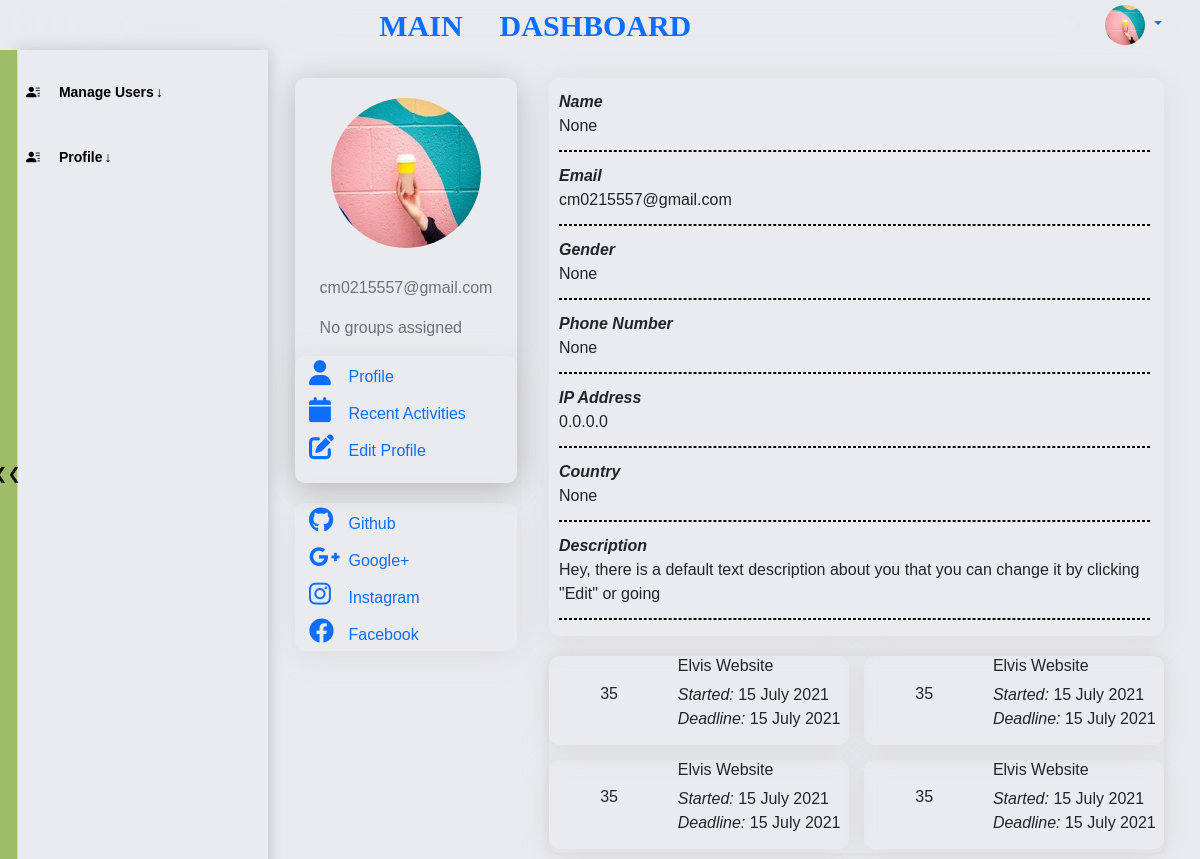
Screenshot of /user/profile/2/ (signed in) with the database file from the repository.
### users/models.py (models this page shows, shortened)
class User(AbstractBaseUser, PermissionsMixin):
    desc_text='Hey, there is a default text description about you that you can change it by clicking "Edit" or going'
    GENDER_CHOICES = (
        ('M', 'Male'),
        ('F', 'Female'),
        ('O', 'Other'),
    )
    u_id = models.IntegerField(default="12345", unique=True,)
    username = models.CharField(max_length=30, blank=True)
    first_name = models.CharField(max_length=30, blank=True)
    last_name = models.CharField(max_length=30, blank=True)
    email = models.EmailField(max_length=254, unique=True)
    phone_number = PhoneNumberField(null=True, blank=True)
    country= CountryField(blank=True)
    desc = models.TextField(default=desc_text, max_length=200, null=True)
    image = models.ImageField(default='default.jpg', upload_to='profile_pics')
    github = models.URLField(default='https://www.github.com/', max_length=1000, null=True, blank=True)
    facebook = models.URLField(default='https://www.facebook.com/', max_length=1000, null=True, blank=True)
    googleplus = models.URLField(default='https://www.google.com/', max_length=1000, null=True, blank=True)
    instagram = models.URLField(default='https://www.instagram.com/', max_length=1000, null=True, blank=True)
    gender = models.CharField(max_length=1, choices=GENDER_CHOICES, null=True, blank=True)
    ip_address = models.GenericIPAddressField(default="0.0.0.0")
    is_staff = models.BooleanField(default=False)
    is_superuser = models.BooleanField(default=False)
    is_active = models.BooleanField(default=True)
    last_login = models.DateTimeField(null=True, blank=True)
    date_joined = models.DateTimeField(auto_now_add=True)
    USERNAME_FIELD = 'u_id'
    REQUIRED_FIELDS = ['email']
    groups = models.ManyToManyField(
        'auth.Group',
        related_name='user_profiles_groups',
        blank=True,
        verbose_name='groups',
        help_text='The groups this user belongs to. A user will get all permissions granted to each of their groups.',
    )
    user_permissions = models.ManyToManyField(
        'auth.Permission',
        related_name='user_profiles_user_permissions',
        blank=True,
        verbose_name='user permissions',
        help_text='Specific permissions for this user.',
    )
    objects = CustomUserManager()

### users/admin_views/users_detail_views.py (the view)
# urls.py: path('user/profile/<int:user_id>/', user_detail, name='user_detail'),
@login_required
@permission_required('auth.view_user', raise_exception=True)
def user_detail(request, user_id):
    profile = get_object_or_404(User, id=user_id)
    full_name = f"{profile.first_name} {profile.last_name}" if profile.first_name or profile.last_name else "None"
    profile_data = {
        'Name': full_name,
        'Email': profile.email,
        'Gender': profile.gender,
        'Phone Number': profile.phone_number,
        'IP Address': profile.ip_address,
        'Country': profile.country,
        'Description': profile.desc,
    }
    for key, value in profile_data.items():
        if not value:
            profile_data[key] = "None"
    context={
        'profile_data': profile_data,
        'profile': profile,
        }
    return render(request, 'maindashboard/users_admin/user_detail2.html', context)

### users/context_processors.py (called while the page is built)
def user_info(request):
    if request.user.is_authenticated:
        user = User.objects.get(pk=request.user.pk)
    else:
        user = None
    return {'user_info': user}

### templates/maindashboard/users_admin/user_detail2.html (shortened to what this page needs)
{% extends 'maindashboard/dashboard_base.html'  %}
{% load static %}
{% block head %}
<link rel="stylesheet" href="{% static 'css/users/profile_home.css' %}" type="text/css">
<link rel="stylesheet" href="{% static 'css/users/profile.css' %}">
<link rel="stylesheet" href="{% static 'css/users/login.css' %}" type="text/css">
{% endblock head %}
{% block content %}
<section class="s2 profile">
  <div class=" profile-main  container-xl">
    {% include 'maindashboard/users_admin/user_sidebar.html' %}
    <section id="profile-info">
      <div class=" info-area container-xl">
        <div class=" info-area-s">
          <div class="user-details">
            <ul>
                {% for field, value in profile_data.items %}
              <li style=" margin-top: 10px; ">
                <i class=" U-fixed-details">{{ field }} </i>
                <span class="U-valiable-details">{{ value }}</span>
              </li>
              <hr class="hr-dashed">
              {% endfor %}
            </ul>
          </div>
          <div class="current-projects">
            <div class="current-areas">
              <div class="current-no">
                <p>35</p>
              </div>
              <div>
                <ul>
                  <li>
                    <h6>Elvis Website</h6>
                  </li>
                  <li>
                    <i>Started:</i>
                    <span>15 July 2021</span>
                  </li>
                  <li>
                    <i>Deadline:</i>
                    <span>15 July 2021</span>
                  </li>
                </ul>
              </div>
            </div>
            <div class="current-areas">
              <div>
                <p>35</p>
              </div>
              <div>
                <ul>
                  <li>
                    <h6>Elvis Website</h6>
                  </li>
                  <li>
                    <i>Started:</i>
                    <span>15 July 2021</span>
                  </li>
                  <li>
                    <i>Deadline:</i>
                    <span>15 July 2021</span>
                  </li>
                </ul>
              </div>
            </div>
            <div class="current-areas">
              <div>
                <p>35</p>
              </div>
              <div>
                <ul>
                  <li>
                    <h6>Elvis Website</h6>
                  </li>
                  <li>
                    <i>Started:</i>
                    <span>15 July 2021</span>
                  </li>
                  <li>
                    <i>Deadline:</i>
                    <span>15 July 2021</span>
                  </li>
                </ul>
              </div>
            </div>
            <div class="current-areas">
              <div>
                <p>35</p>
              </div>
              <div>
                <ul>
                  <li>
                    <h6>Elvis Website</h6>
                  </li>
                  <li>
                    <i>Started:</i>
                    <span>15 July 2021</span>
                  </li>
                  <li>
                    <i>Deadline:</i>
                    <span>15 July 2021</span>
                  </li>
                </ul>
              </div>
            </div>
          </div>
        </div>
      </div>
    </section>
  </div>
</section>
{% endblock content %}

### templates/maindashboard/dashboard_base.html (shortened to what this page needs)
{% load static %}
<!doctype html>
<html>
<head>
    {% block head %} {% endblock head %}
    <link rel="stylesheet" type="text/css"href="https://cdnjs.cloudflare.com/ajax/libs/font-awesome/6.2.0/css/all.min.css">
    <link href="https://cdn.jsdelivr.net/npm/bootstrap@5.3.1/dist/css/bootstrap.min.css" rel="stylesheet">
    <link rel="stylesheet" href="https://cdn.jsdelivr.net/npm/bootstrap-icons@1.10.5/font/bootstrap-icons.css">
    <link rel="stylesheet" href="{% static 'css/blogdashboard/style.css' %}">
    <link rel="stylesheet" href="{% static 'css/blogdashboard/dashboard_nav.css' %}">
    <link rel="stylesheet" href="{% static 'css/blogdashboard/dashboard_sidebar.css' %}">
    <link rel="stylesheet" href="{% static 'css/blogdashboard/dashboard_sidebar.css' %}">
    <link rel="stylesheet" href="{% static 'css/dashboard_all_pages.css' %}">
</head>
<body class="preload">
    <header class="header">
        <div id="logo">
            <div class="logo">
                <a href="{% url 'main_dashboard_home' %}">main dashboard</a>
            </div>
        </div>
        <div class="user nav-item dropdown">
            {% if user.is_authenticated %}
              <a class="dropdown-toggle" style="background:none; "id="dropdownMenuButton1" data-bs-toggle="dropdown" aria-expanded="false">
                    <img src="{{user_info.image.url}}" width="40" height="40" class="rounded-circle" alt="Avatar">
              </a>
            {% else %}
                <a href="{% url 'account_login' %}">
                    <span>Login</span>  </a>
            {%endif %}
        </div>
    </header>
    <main class="body-container containerl-xxl">
        <div class="item" id="side-bar">
            <div class="side__links">
                <div class="side__link dropdown">
                    <span class="dropdown-btn" aria-expanded="false">
                        <i class="bi bi-person-lines-fill"></i>
                            Manage Users<span style="padding-left: 2px;">&darr;</span>
                    </span>
                </div>
                <div class="side__link dropdown">
                    <span class="dropdown-btn" aria-expanded="false">
                        <i class="bi bi-person-lines-fill"></i>
                        Profile<span style="padding-left: 2px;">&darr;</span>
                    </span>
                </div>
            </div>
        </div>
        <div class="item" id="main">
            <div>
                {% block content %}
                {% endblock content %}
            </div>
        </div>
    </main>
    <button id="hide-button" ><div class="indicator"></div></button>
</body>
</html>

### templates/maindashboard/users_admin/user_sidebar.html (shortened to what this page needs)
<div class=" img-area">
    <div class="profile-photo">
      <a href="{{ profile.image.url }}">
          <img src="{{ profile.image.url }}" alt="user-image" width="150" height="150" class="profile-pic rounded-circle">
      </a>
      <div class="info-">
        <p class="text-secondary">{{ profile.email }}</p>
        {% if profile.groups.exists %}
                {% for group in profile.groups.all %}
                <p class="text-secondary">{{ group.name }}</p>
                {% endfor %}
        {% else %}
            <p class="text-secondary">No groups assigned</p>
        {% endif %}
      </div>
      <div class="select-">
        <ul>
          <li>
            <a href="{% url 'user_detail' user_id=profile.id %}" id="p-i">
              <i class="fa fa-user" aria-hidden="true"></i>
              <span>Profile</span>
            </a>
          </li>
          <li>
            <a href="#activites" id="e-p">
              <i class="fa fa-calendar" aria-hidden="true"></i>
              <span>Recent Activities</span>
            </a>
          </li>
          <li>
            <a href="{% url 'user_edit' user_id=profile.id %}" id="a-">
              <i class="fa fa-solid fa-pen-to-square"></i>
              <span>Edit Profile</span>
            </a>
          </li>
        </ul>
      </div>
    </div>
    <div class="  socialMedia-area">
      <ul>
        <li>
          <a href="{{profile.github}}" class="github">
            <i class="fa fa-brands fa-github"></i>
            <span> Github</span>
          </a>
        </li>
        <li>
          <a href="{{profile.googleplus}}">
            <i class="fa fa-brands fa-google-plus-g"></i>
            <span> Google+</span>
          </a>
        </li>
        <li>
          <a href="{{profile.instagram}}">
            <i class="fa fa-brands fa-instagram"></i>
            <span> Instagram</span>
          </a>
          <li>
            <a href="{{profile.facebook}}">
              <i class="fa fa-brands fa-facebook"></i>
              <span> Facebook</span>
            </a>
        </li>
      </ul>
    </div>
</div>

### static/css/users/profile_home.css (style rules this page uses)
a { text-decoration: none; }
ul { padding: 3px 0 0 3px; }
li { list-style: none; }
i { display: inline-block; }
.profile-main { background-color: var(--bg-color); color: var(--text-color); height: 100; display: grid; gap: 20px; grid-template-rows: auto; grid-template-columns: 90%; grid-template-areas: "img-area" "info-area " }
.img-area { background-color: var(--bg-color); }
.profile-photo { margin: 18px 0 0 0 ; background-color: var(--bg-color); padding-top: 20px; justify-items: center; border-radius: 10px; box-shadow: 0 4px 30px rgba(0, 0, 0, 0.2); }
.info- { padding-top: 20px; }
.select- { background-color: var(--bg-color); border-radius: 10px; box-shadow: 0 4px 30px rgba(173, 162, 162, 0.2); width: 100%; justify-items: left; }
.socialMedia-area { margin-top: 20px; background-color: var(--bg-color); border-radius: 10px; box-shadow: 0 4px 30px rgba(173, 162, 162, 0.2); }
.select- li, .socialMedia-area li { padding: 4px; margin: 0 10px; border-radius: 10px; }
.select- i, .socialMedia-area i { width: 35px; color: var(--accent-color); }
.select- span, .socialMedia-area span { color: var(--text-color); }
.fa { font-size: 25px; }
.info-area-s { height: 100%; display: grid; background-color: var(--bg-color); color: var(--text-color); }
.user-details, .form-info form { height: fit-content; margin: 18px 0 0 0 ; border-radius: 10px; box-shadow: 0 4px 30px rgba(173, 162, 162, 0.2); }
.user-details ul li { padding: 2px 10px; display: flex; margin: 10px 0 0 0; flex-direction: column; }
.U-fixed-details { width: 150px; font-weight: 800; }
.U-valiable-details { font-weight: 200; }
.current-projects { display: grid; grid-template-columns: 80%; grid-template-rows: 90px 90px 90px 90px; justify-content: center; gap: 15px; padding: 0; margin: 20px 0 30px 0 ; background-color: var(--bg-color); border-radius: 10px; box-shadow: 0 0 10px rgba(173, 162, 162, 0.2); }
.hr-dashed { border: 1px dashed rgb(0, 0, 0); width: 96%; left:80%; font-weight: 800; opacity: 1; padding: 0; margin: 10px; background-color: white; }
.current-areas { display: grid; grid-template-columns: 40% 60%; justify-items: center; align-items: center; background-color: var(--bg-color); border-radius: 10px; box-shadow: 0 4px 30px rgba(173, 162, 162, 0.2); }
@media (min-width: 900px) { .profile-main { grid-template-rows: 98%; grid-template-columns: 25% 72%; grid-template-areas: "img-area info-area " ; } }
@media (min-width: 720px) { .current-projects { display: grid; grid-template-columns: repeat(2, auto); grid-template-rows: 45% 45%; justify-content: stretch; } }

### static/css/users/profile.css (style rules this page uses)
.profile { display: grid; }
.profile-photo { display: grid; grid-template-rows: 2fr auto; }

### static/css/blogdashboard/style.css (style rules this page uses)
body { margin: 0; background-color: #e9ebee; --header-height: 50px; margin: var(--header-height) 0 0 0; font-family: sans-serif; cursor: default; }
.preload * { transition: none !important; }
ol, ul { list-style: none; padding: 0; }
a { text-decoration: none; }
.body-container { display: grid; }
@media (min-width:888px) { #hide-button { display: flex; position: fixed; top: 50px; width: 17px; height: 95%; border: none; padding-left: 4px; border-image: initial; background-color: rgb(157 189 105); color: rgb(12 10 10); font-size: 16px; cursor: pointer; z-index: 1; align-items: center; justify-content: center; } }
@media (min-width:888px) { .body-container { grid-template-columns: 250px auto; grid-template-areas: 'sidebar main'; grid-gap: 10px; margin-left: 18px; } }
@media (min-width:888px) { #side-bar { grid-area: sidebar; position: fixed; height: 100%; width: 250px; } }
@media (min-width:888px) { #main { grid-area: main; } }

### static/css/blogdashboard/dashboard_nav.css (style rules this page uses)
.header { position: fixed; z-index: 200; top: 0; left: 0; width: 100%; height: var(--header-height); display: grid; backdrop-filter: blur(60px); -webkit-backdrop-filter: blur(3px); }
#logo { display: flex; align-items: center; justify-content: center; grid-column: 6; font-family: emoji; font-weight: 700; color: #198754; text-transform: uppercase; }
.logo { font-size: 18px !important; }
.user { display: flex; align-items: center; grid-column: 9; }
@media (min-width: 888px) { .header { display: grid; align-items: center; justify-content: space-around; } }
@media (min-width: 888px) { .user { grid-column: 12; display: inline-flex; justify-content: right; margin-right: 4px; } }
@media (min-width: 888px) { .logo { font-size: 30px !important; } }

### rows the page displays
User: image (placeholder picture)
User: image (placeholder picture), email "cm0215557@gmail.com", profile_data "cm0215557@gmail.com" "0.0.0.0" "Hey, there is a default text description about you that you can change it by clicking \"Edit\" or going"

### other values shown
{{ field }} "Name" "Email" "Gender" "Phone Number" "IP Address" "Country" "Description"
{{ value }} "None" "None" "None" "None"
